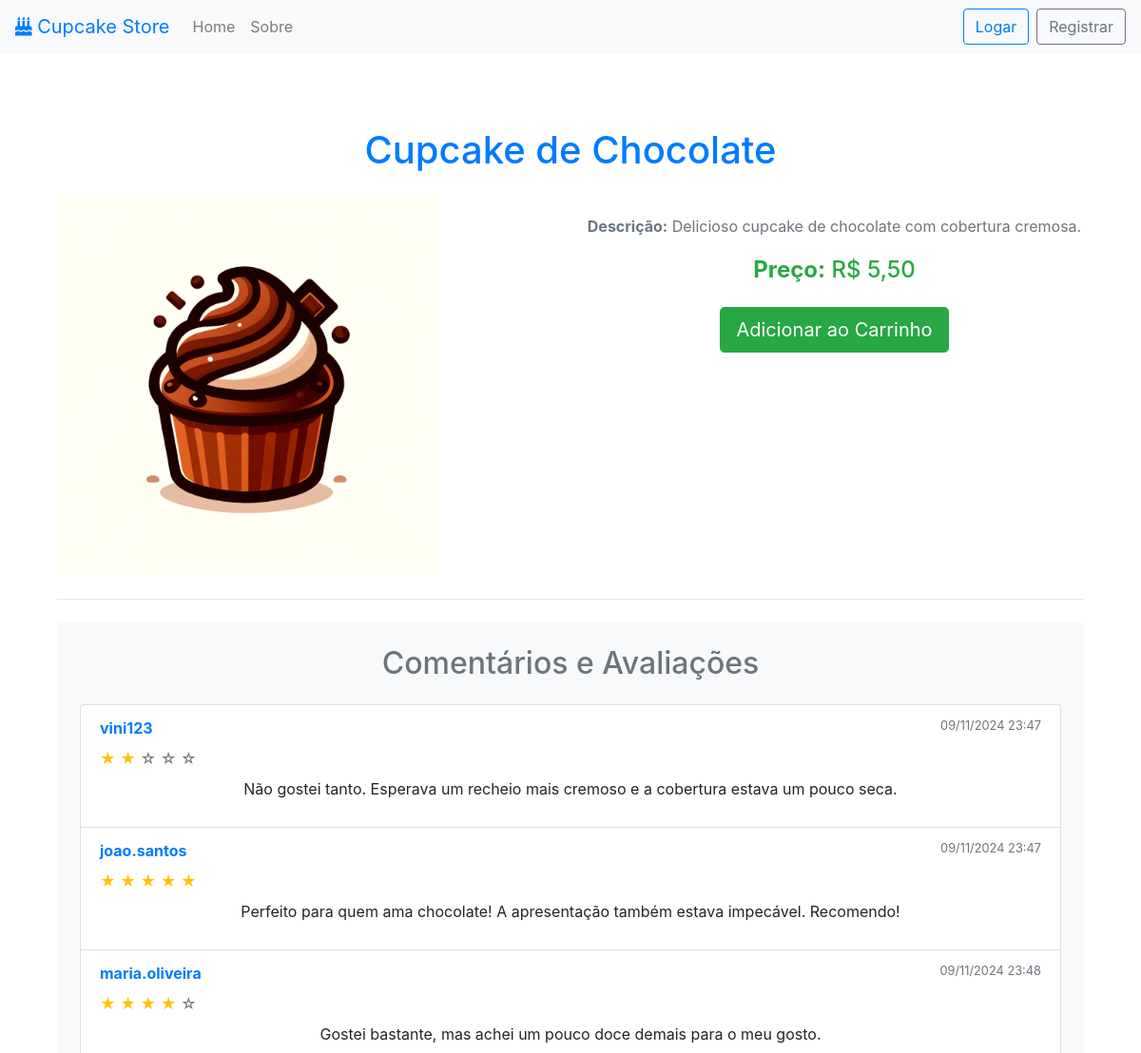
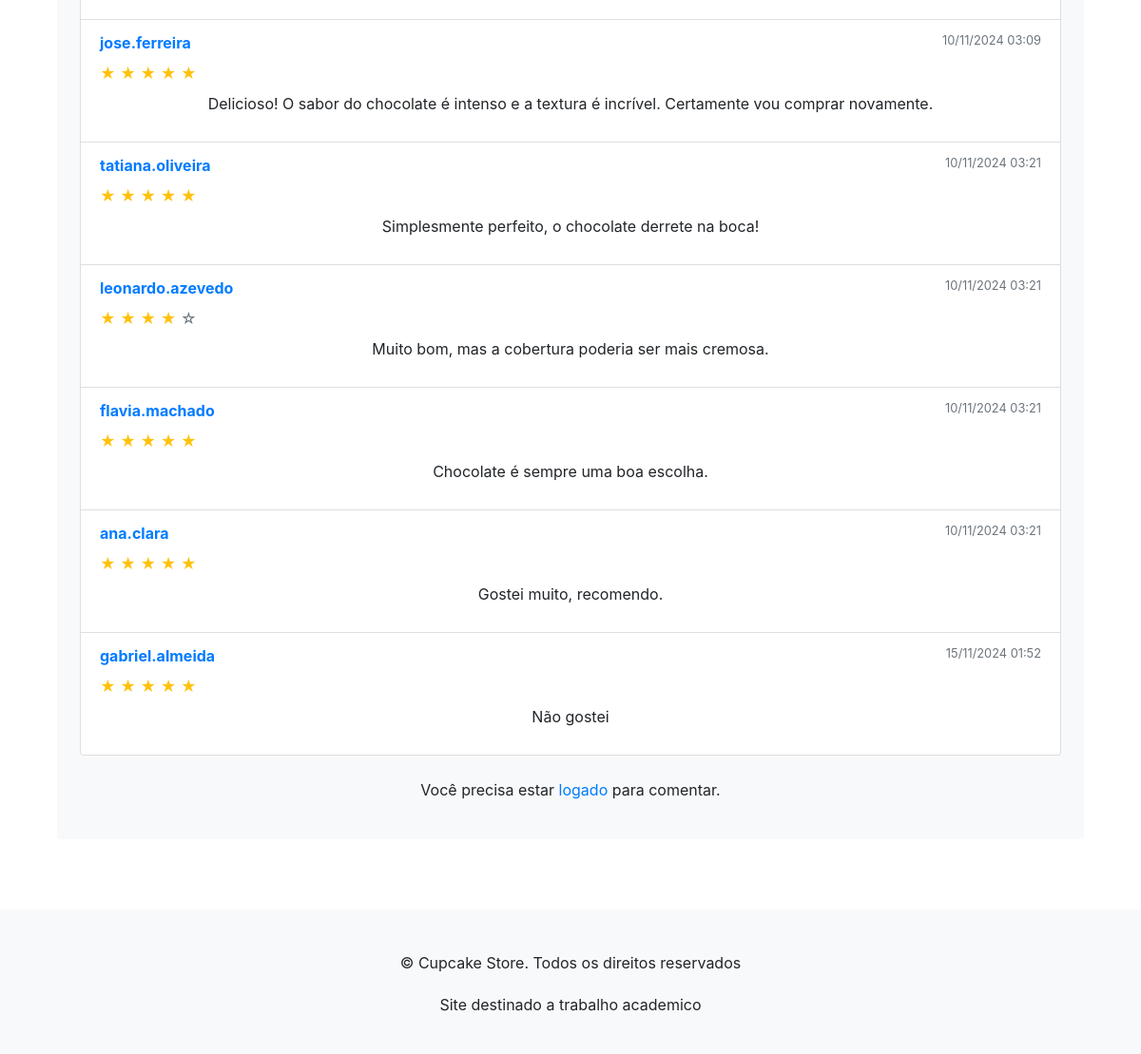
Screenshot of /produto/1/ with the database file from the repository (2 pictures, top to bottom).
### meu_app/models.py (models this page shows, shortened)
class Produto(models.Model):
    titulo = models.CharField(max_length=100)
    descricao = models.TextField()
    preco = models.DecimalField(max_digits=10, decimal_places=2)
    imagem = models.ImageField(upload_to='produtos/', blank=True, null=True)
    class Meta:
        verbose_name = "Produto"
        verbose_name_plural = "Produtos"

class Comentario(models.Model):
    produto = models.ForeignKey(Produto, on_delete=models.CASCADE, related_name='comentarios')
    usuario = models.ForeignKey(User, on_delete=models.CASCADE)
    texto = models.TextField()
    nota = models.IntegerField(choices=[(i, i) for i in range(1, 6)], blank=True, null=True)
    criado_em = models.DateTimeField(auto_now_add=True)
    class Meta:
        verbose_name = "Comentário"
        verbose_name_plural = "Comentários"

### meu_app/views.py (the view)
# urls.py: path('produto/<int:produto_id>/', views.produto_detalhes, name=PRODUTO_DETALHES),  # Detalhes do produto
def produto_detalhes(request, produto_id):
    produto = get_object_or_404(Produto, id=produto_id)
    comentarios = produto.comentarios.all()
    avaliacoes = produto.avaliacoes.all()
    media_avaliacoes = avaliacoes.aggregate(media=Avg('nota'))['media'] or 0
    if request.method == 'POST':
        if 'comentario_submit' in request.POST:
            comentario_form = ComentarioForm(request.POST)
            if comentario_form.is_valid():
                comentario = comentario_form.save(commit=False)
                comentario.usuario = request.user
                comentario.produto = produto
                comentario.save()
                return redirect('produto_detalhes', produto_id=produto.id)
        elif 'avaliacao_submit' in request.POST:
            avaliacao_form = AvaliacaoForm(request.POST)
            if avaliacao_form.is_valid():
                avaliacao = avaliacao_form.save(commit=False)
                avaliacao.usuario = request.user
                avaliacao.produto = produto
                avaliacao.save()
                return redirect('produto_detalhes', produto_id=produto.id)
    else:
        comentario_form = ComentarioForm()
        avaliacao_form = AvaliacaoForm()
    context = {
        'produto': produto,
        'comentarios': comentarios,
        'media_avaliacoes': media_avaliacoes,
        'comentario_form': comentario_form,
        'avaliacao_form': avaliacao_form,
    }
    return render(request, 'meu_app/produto_detalhes.html', context)

### meu_app/context_processors.py (called while the page is built)
def carrinho_count(request):
    if request.user.is_authenticated:
        carrinho = Carrinho.objects.filter(usuario=request.user).first()
        if carrinho:
            return {'carrinho_count': carrinho.carrinhoproduto_set.aggregate(total=Sum('quantidade'))['total'] or 0}
    return {'carrinho_count': 0}

### meu_app/templates/meu_app/produto_detalhes.html (shortened to what this page needs)
{% extends 'meu_app/base.html' %}
{% block content %}
<div class="container my-4">
    <h1 class="text-center text-primary mb-4">{{ produto.titulo }}</h1>
    <div class="row">
        <div class="col-md-6">
            {% if produto.imagem %}
            <img src="{{ produto.imagem.url }}" alt="{{ produto.titulo }}" class="img-fluid rounded shadow" style="max-height: 400px; object-fit: cover;">
            {% else %}
            <div class="d-flex justify-content-center align-items-center bg-light rounded shadow" style="width: 100%; height: 400px;">
                <p class="text-muted">Sem imagem disponível</p>
            </div>
            {% endif %}
        </div>
        <div class="col-md-6">
            <p class="text-secondary"><strong>Descrição:</strong> {{ produto.descricao }}</p>
            <p class="text-success h4"><strong>Preço:</strong> R$ {{ produto.preco }}</p>
            <div class="text-center">
                <button class="btn btn-success btn-lg mt-3 shadow-sm adicionar-carrinho" data-produto-id="{{ produto.id }}">
                    Adicionar ao Carrinho
                </button>
            </div>
        </div>
    </div>
    <hr class="my-4">
    <div class="bg-light p-4 rounded shadow-sm">
        <h2 class="text-center text-secondary mb-4">Comentários e Avaliações</h2>
        {% if comentarios %}
        <ul class="list-group mb-4">
            {% for comentario in comentarios %}
            <li class="list-group-item">
                <div class="d-flex justify-content-between">
                    <strong class="text-primary">{{ comentario.usuario.username }}</strong>
                    <small class="text-muted">{{ comentario.criado_em|date:"d/m/Y H:i" }}</small>
                </div>
                <div class="mt-2">
                    {% for i in "12345"|make_list %}
                        {% if forloop.counter <= comentario.nota %}
                        <span class="text-warning">&#9733;</span>
                        {% else %}
                        <span class="text-muted">&#9734;</span>
                        {% endif %}
                    {% endfor %}
                </div>
                <p class="mt-2">{{ comentario.texto }}</p>
            </li>
            {% endfor %}
        </ul>
        {% else %}
        <p class="text-muted text-center">Nenhum comentário ainda. Seja o primeiro a comentar!</p>
        {% endif %}
        {% if user.is_authenticated %}
        <div class="card mt-4">
            <div class="card-body">
                <h4 class="card-title text-primary">Deixe seu comentário</h4>
                <form method="post" action="{% url 'adicionar_comentario' produto.id %}">
                    {% csrf_token %}
                    <div class="form-group">
                        <label for="comentario-texto">Comentário</label>
                        <textarea name="texto" id="comentario-texto" class="form-control" rows="3" placeholder="Escreva aqui seu comentário" required></textarea>
                    </div>
                    <div class="form-group">
                        <label for="nota">Avaliação</label>
                        <select name="nota" id="nota" class="form-control" required>
                            <option value="">Escolha uma nota</option>
                            {% for i in "12345"|make_list %}
                            <option value="{{ i }}">{{ i }} Estrela{{ i|pluralize }}</option>
                            {% endfor %}
                        </select>
                    </div>
                    <button type="submit" class="btn btn-primary btn-block shadow-sm">Enviar</button>
                </form>
            </div>
        </div>
        {% else %}
        <p class="text-center mt-4">Você precisa estar <a href="{% url 'login' %}" class="text-primary">logado</a> para comentar.</p>
        {% endif %}
    </div>
</div>
{% endblock %}

### store_site/static/css/style.css (style rules this page uses)
.container { margin: 20px auto; padding: 15px; }
button { font-size: 14px; padding: 5px 10px; }
p { text-align: center; margin-top: 20px; }

### rows the page displays
Produto: titulo "Cupcake de Chocolate", imagem (picture), descricao "Delicioso cupcake de chocolate com cobertura cremosa.", preco "5,50"
Comentario: usuario.username "vini123", criado_em "09/11/2024 23:47", nota 2 (drawn), texto "Não gostei tanto. Esperava um recheio mais cremoso e a cobertura estava um pouco seca."
Comentario: usuario.username "joao.santos", criado_em "09/11/2024 23:47", nota 5 (drawn), texto "Perfeito para quem ama chocolate! A apresentação também estava impecável. Recomendo!"
Comentario: usuario.username "maria.oliveira", criado_em "09/11/2024 23:48", nota 4 (drawn), texto "Gostei bastante, mas achei um pouco doce demais para o meu gosto."
Comentario: usuario.username "jose.ferreira", criado_em "10/11/2024 03:09", nota 5 (drawn), texto "Delicioso! O sabor do chocolate é intenso e a textura é incrível. Certamente vou comprar novamente."
Comentario: usuario.username "tatiana.oliveira", criado_em "10/11/2024 03:21", nota 5 (drawn), texto "Simplesmente perfeito, o chocolate derrete na boca!"
Comentario: usuario.username "leonardo.azevedo", criado_em "10/11/2024 03:21", nota 4 (drawn), texto "Muito bom, mas a cobertura poderia ser mais cremosa."
Comentario: usuario.username "flavia.machado", criado_em "10/11/2024 03:21", nota 5 (drawn), texto "Chocolate é sempre uma boa escolha."
Comentario: usuario.username "ana.clara", criado_em "10/11/2024 03:21", nota 5 (drawn), texto "Gostei muito, recomendo."
Comentario: usuario.username "gabriel.almeida", criado_em "15/11/2024 01:52", nota 5 (drawn), texto "Não gostei"
